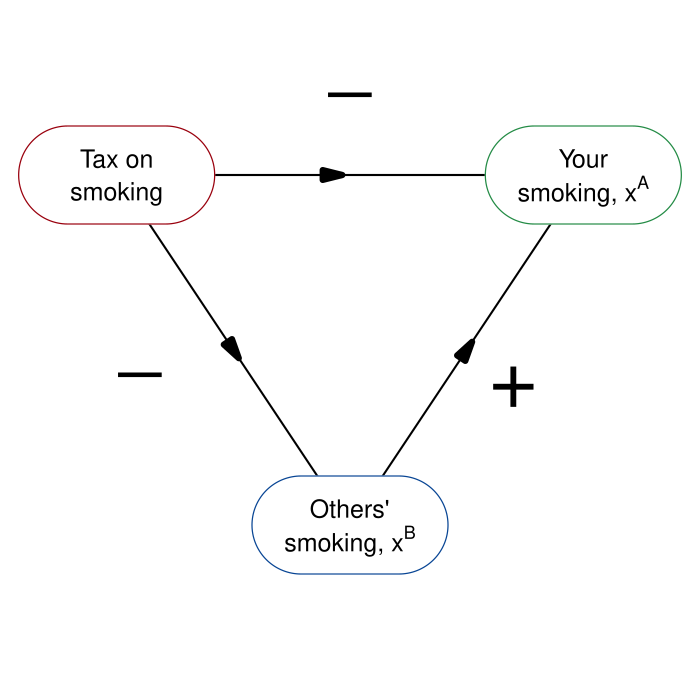

Here is the R script that generated this plot:
library(shape)
library(diagram)
pdf(file = "public_mechanism/taxlogic_ed.pdf", width = 7, height = 7)

#Set parameters for graphics
axislabelsize <- 1.5
graphlinewidth <- 2
segmentlinewidth <- 1.5
rx <- 0.15
ry <- 0.15
framewidth <- 1.2
textsize <- 1.5
symbolsize <- 5

COL <- c("#7fc97f", "#beaed4", "#fdc086", "#ffff99", "#386cb0", "#f0027f", "#bf5b17", "#666666")
COLA <- c("#99d8c9","#66c2a4","#41ae76", "#238b45", "#005824")
COLB <- c("#4eb3d3", "#2b8cbe", "#0868ac","#084081")

par(mar = c(0, 0, 0, 0))
openplotmat()
rx <- 0.07
ry <- 0.07
circlex <- 0.1
circley <- 0.1
pos <- coordinates(c(3, 3))

#Arrows
#From 4 to 3
straightarrow(from = pos[1, ] + c(0.04,0), 
              to = pos[3, ] + c(-0.09,0), 
              lty = 1, lcol = 1)
#From 4 to 8
straightarrow(from = pos[1, ], 
              to = pos[5, ], lty = 1, lcol = 1)

#From 8 to 3
straightarrow(from = pos[5,], 
              to = pos[3, ], lty = 1, lcol = 1)

#From 11 to 7
straightarrow(from = pos[11,] + c(0.07,0), to = pos[7, ] + c(0, 0.02), 
              lty = 1, lcol = 1, arr.pos = 0.6)

#From 9 to 10
straightarrow(from = pos[9,], to = pos[10, ], 
              lty = 1, lcol = 1, arr.pos = 0.55)

#From 10 to 11
straightarrow(from = pos[10,], to = pos[11, ], lty = 1, lcol = 1, arr.pos = 0.5)


#From 3 to 12
straightarrow(from = pos[3,]+c(0.04,0), to = pos[12, ], lty = 1, lcol = 1, arr.pos = 0.5)


#First row

textround(mid = pos[3,], 
          radx = rx, 
          rady = ry,
          lab = c("Your", expression(paste("smoking, ", x^A))),  
          lwd = framewidth, 
          cex = textsize, 
          lcol = "#238b45",
          nr = 3, 
          shadow.col = FALSE)

#Initial position
textround(mid = pos[1,], radx = rx, rady = ry, 
          lab = c("Tax on", "smoking"),
          lwd = framewidth, lcol = "#99000d", 
          cex = textsize, shadow.col = FALSE)

# Third Row
textround(mid = pos[5,], radx = rx, rady = ry, 
          lab = c("Others'", expression(paste("smoking, ", x^B))), 
          lwd = framewidth, lcol = "#084594", 
          cex = textsize, 
          shadow.col = FALSE)

textellipse(mid = pos[6,] + c(-0.1,+0.2), 
            radx = 0.04, 
            rady = 0.04, 
            lab = c(expression("+")), 
            lwd = framewidth, 
            lcol =  FALSE, 
            cex = symbolsize, 
            shadow.col = FALSE)

textellipse(mid = pos[2,] + c(0,0.1), 
            #adj = -0.2,
            radx = 0.04, 
            rady = 0.04, 
            lab = c(expression(paste(phantom()-phantom()))), 
            lwd = framewidth, 
            lcol =  FALSE, 
            cex = symbolsize, 
            shadow.col = FALSE)


textellipse(mid = pos[2,] - 0.3, 
            radx = 0.04, 
            rady = 0.04, 
            lab = c(expression(paste(phantom()-phantom()))), 
            lwd = framewidth, 
            lcol =  FALSE, 
            cex = symbolsize, 
            shadow.col = FALSE)

dev.off()
